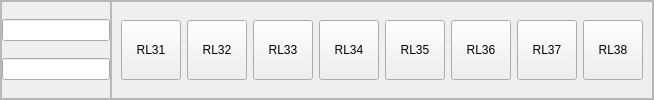
          <widget class="QFrame" name="row3">
           <property name="frameShape">
            <enum>QFrame::StyledPanel</enum>
           </property>
           <property name="frameShadow">
            <enum>QFrame::Raised</enum>
           </property>
           <layout class="QHBoxLayout" name="horizontalLayout_8">
            <property name="spacing">
             <number>0</number>
            </property>
            <property name="leftMargin">
             <number>0</number>
            </property>
            <property name="topMargin">
             <number>0</number>
            </property>
            <property name="rightMargin">
             <number>0</number>
            </property>
            <property name="bottomMargin">
             <number>0</number>
            </property>
            <item>
             <widget class="QFrame" name="row3Frame">
              <property name="minimumSize">
               <size>
                <width>0</width>
                <height>0</height>
               </size>
              </property>
              <property name="maximumSize">
               <size>
                <width>120</width>
                <height>16777215</height>
               </size>
              </property>
              <property name="frameShape">
               <enum>QFrame::StyledPanel</enum>
              </property>
              <property name="frameShadow">
               <enum>QFrame::Raised</enum>
              </property>
              <layout class="QVBoxLayout" name="row3FrameverticalLayout">
               <property name="spacing">
                <number>0</number>
               </property>
               <property name="leftMargin">
                <number>0</number>
               </property>
               <property name="topMargin">
                <number>0</number>
               </property>
               <property name="rightMargin">
                <number>0</number>
               </property>
               <property name="bottomMargin">
                <number>0</number>
               </property>
               <item>
                <widget class="QLineEdit" name="row3HlineEdit"/>
               </item>
               <item>
                <widget class="QLineEdit" name="row3LlineEdit"/>
               </item>
              </layout>
             </widget>
            </item>
            <item>
             <widget class="QFrame" name="row3ButtonsFrame">
              <property name="frameShape">
               <enum>QFrame::StyledPanel</enum>
              </property>
              <property name="frameShadow">
               <enum>QFrame::Raised</enum>
              </property>
              <layout class="QHBoxLayout" name="row3ButtonsFramehorizontalLayout">
               <item>
                <widget class="QPushButton" name="RL31">
                 <property name="minimumSize">
                  <size>
                   <width>60</width>
                   <height>50</height>
                  </size>
                 </property>
                 <property name="maximumSize">
                  <size>
                   <width>60</width>
                   <height>60</height>
                  </size>
                 </property>
                 <property name="text">
                  <string>RL31</string>
                 </property>
                 <property name="checkable">
                  <bool>true</bool>
                 </property>
                </widget>
               </item>
               <item>
                <widget class="QPushButton" name="RL32">
                 <property name="minimumSize">
                  <size>
                   <width>60</width>
                   <height>50</height>
                  </size>
                 </property>
                 <property name="maximumSize">
                  <size>
                   <width>60</width>
                   <height>60</height>
                  </size>
                 </property>
                 <property name="text">
                  <string>RL32</string>
                 </property>
                 <property name="checkable">
                  <bool>true</bool>
                 </property>
                </widget>
               </item>
               <item>
                <widget class="QPushButton" name="RL33">
                 <property name="minimumSize">
                  <size>
                   <width>60</width>
                   <height>50</height>
                  </size>
                 </property>
                 <property name="maximumSize">
                  <size>
                   <width>60</width>
                   <height>60</height>
                  </size>
                 </property>
                 <property name="text">
                  <string>RL33</string>
                 </property>
                 <property name="checkable">
                  <bool>true</bool>
                 </property>
                </widget>
               </item>
               <item>
                <widget class="QPushButton" name="RL34">
                 <property name="minimumSize">
                  <size>
                   <width>60</width>
                   <height>50</height>
                  </size>
                 </property>
                 <property name="maximumSize">
                  <size>
                   <width>60</width>
                   <height>60</height>
                  </size>
                 </property>
                 <property name="text">
                  <string>RL34</string>
                 </property>
                 <property name="checkable">
                  <bool>true</bool>
                 </property>
                </widget>
               </item>
               <item>
                <widget class="QPushButton" name="RL35">
                 <property name="minimumSize">
                  <size>
                   <width>60</width>
                   <height>50</height>
                  </size>
                 </property>
                 <property name="maximumSize">
                  <size>
                   <width>60</width>
                   <height>60</height>
                  </size>
                 </property>
                 <property name="text">
                  <string>RL35</string>
                 </property>
                 <property name="checkable">
                  <bool>true</bool>
                 </property>
                </widget>
               </item>
               <item>
                <widget class="QPushButton" name="RL36">
                 <property name="minimumSize">
                  <size>
                   <width>60</width>
                   <height>50</height>
                  </size>
                 </property>
                 <property name="maximumSize">
                  <size>
                   <width>60</width>
                   <height>60</height>
                  </size>
                 </property>
                 <property name="text">
                  <string>RL36</string>
                 </property>
                 <property name="checkable">
                  <bool>true</bool>
                 </property>
                </widget>
               </item>
               <item>
                <widget class="QPushButton" name="RL37">
                 <property name="minimumSize">
                  <size>
                   <width>60</width>
                   <height>50</height>
                  </size>
                 </property>
                 <property name="maximumSize">
                  <size>
                   <width>60</width>
                   <height>60</height>
                  </size>
                 </property>
                 <property name="text">
                  <string>RL37</string>
                 </property>
                 <property name="checkable">
                  <bool>true</bool>
                 </property>
                </widget>
               </item>
               <item>
                <widget class="QPushButton" name="RL38">
                 <property name="minimumSize">
                  <size>
                   <width>60</width>
                   <height>50</height>
                  </size>
                 </property>
                 <property name="maximumSize">
                  <size>
                   <width>60</width>
                   <height>60</height>
                  </size>
                 </property>
                 <property name="text">
                  <string>RL38</string>
                 </property>
                 <property name="checkable">
                  <bool>true</bool>
                 </property>
                </widget>
               </item>
              </layout>
             </widget>
            </item>
           </layout>
          </widget>
